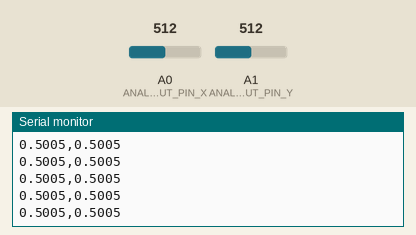
Recording of a sketch running on a simulated Arduino Uno, built with avr-gcc and run on an emulated ATmega328P. Parts: the last lines printed to the serial monitor. The test bench sets the inputs (shaded band); at power-on: A0 (ANALOG_INPUT_PIN_X) = 512, A1 (ANALOG_INPUT_PIN_Y) = 512.

Above: at 1.2 s.
1.3 s: A0 (ANALOG_INPUT_PIN_X) set to 716
At 1.8 s:
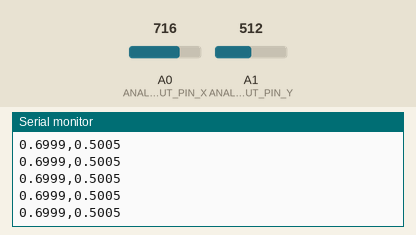
2.8 s: A1 (ANALOG_INPUT_PIN_Y) set to 716
At 3.4 s:
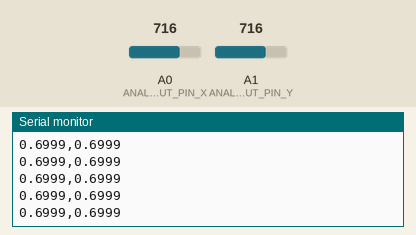
4.3 s: A0 (ANALOG_INPUT_PIN_X) set to 900
At 4.8 s:
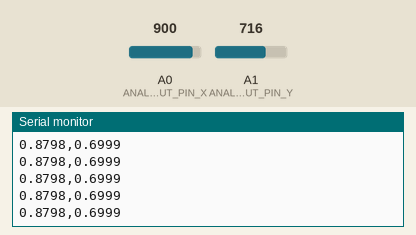
5.8 s: A1 (ANALOG_INPUT_PIN_Y) set to 900
At 6.6 s:
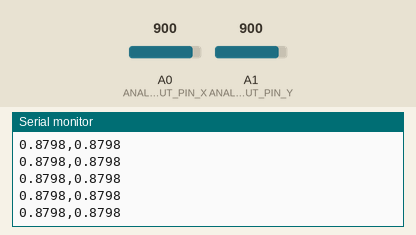
Timing chart, 0 to 8.3 s (numbered marks = the images above; inputs shaded):
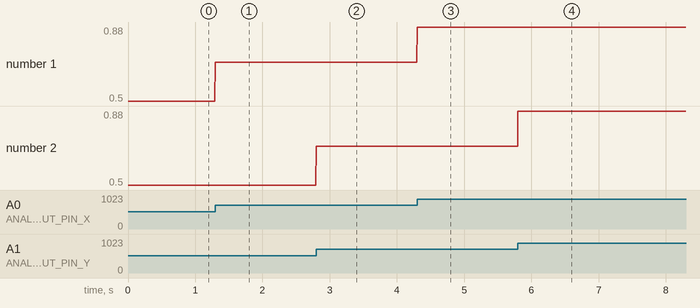

The sketch:

Week8L3.ino
```cpp
/**
 * Receives a string off of the serial port and prints it out
 * on the OLED display.
 *
 * By Jon E. Froehlich
 * @jonfroehlich
 * http://makeabilitylab.io
 *
 */

// #include <SPI.h> // Comment out when using i2c
#include <Wire.h>
const int DELAY_MS = 5;

const int ANALOG_INPUT_PIN_X = A0;
const int ANALOG_INPUT_PIN_Y = A1;
const int MAX_ANALOG_INPUT = 1023;

int _lastAnalogValX = -1;
int _lastAnalogValY = -1;

boolean _alwaysSendData = true;

void setup() {
  Serial.begin(115200);
}

void loop() {
  int analogValX = analogRead(ANALOG_INPUT_PIN_X);
  int analogValY = analogRead(ANALOG_INPUT_PIN_Y);

  if (_alwaysSendData || _lastAnalogValX != analogValX) {
    float sizeFracX = analogValX / (float)MAX_ANALOG_INPUT;
    Serial.print(sizeFracX, 4);
    Serial.print(",");
  }
  if (_alwaysSendData || _lastAnalogValY != analogValY) {
    float sizeFracY = analogValY / (float)MAX_ANALOG_INPUT;
    Serial.print(sizeFracY, 4);
  }

  Serial.println();

  _lastAnalogValX = analogValX;
  _lastAnalogValY = analogValY;
  delay(DELAY_MS);
}
```

Measured:
- after the input at 1.3 s, the serial monitor: prints a new line at once (image 1)
- after the input at 2.8 s, the serial monitor: prints a new line at once (image 2)
- after the input at 4.3 s, the serial monitor: prints a new line at once (image 3)
- after the input at 5.8 s, the serial monitor: prints a new line at once (image 4)
- plotted number 1: 0.5 → 0.7 after the input at 1.3 s, 0.7 → 0.88 after the input at 4.3 s
